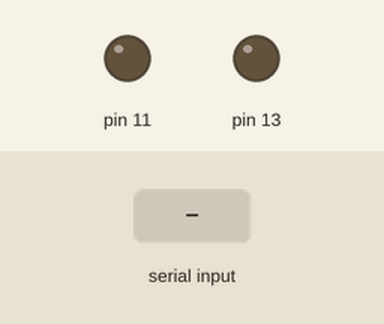
Bench run of a sketch on a simulated Arduino Uno, built with avr-gcc and run on an emulated ATmega328P. Parts: output pins drawn as LEDs (lit = HIGH). Inputs (shaded band) come from the test bench. No radio packets arrive unless stated; what the sketch prints to the serial monitor is not drawn.

Above: at 1.2 s.
1.3 s: "S" received over Serial
At 2.1 s:
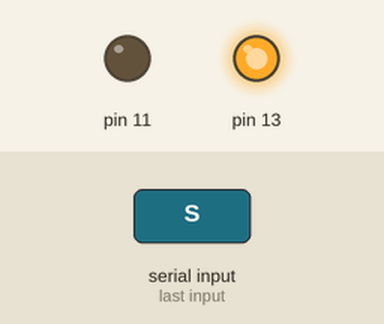
At 2.8 s:
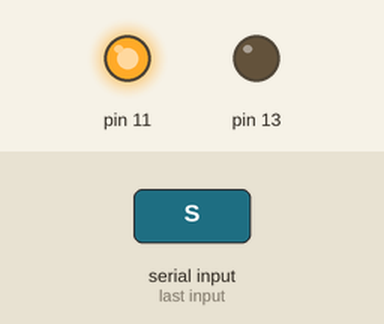
Timing chart, 0 to 5.0 s (numbered marks = the images above; inputs shaded):
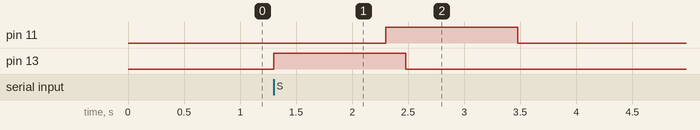

Measured:
- after the input at 1.3 s, pin 11: LOW → HIGH after 1.0 s, → LOW 1.2 s later; pin 13: LOW → HIGH at once, → LOW 1.2 s later

The sketch:

transmitter.ino
```cpp
#include <VirtualWire.h>

#define COMMAND_LEN 3
#define TRANS_TIME 3

String str;
char bell[COMMAND_LEN];

void setup()
{
  Serial.begin(115200);
  vw_set_ptt_inverted(true);
  vw_set_tx_pin(12);
  vw_setup(4000);
  pinMode(11, OUTPUT);
  pinMode(13, OUTPUT);
  digitalWrite(11, LOW);
  digitalWrite(13, LOW);
}

void loop()
{
  if (Serial.available()){
    digitalWrite(13, HIGH);
    str=Serial.readString();
    for (int i=0; i<COMMAND_LEN; ++i)
      bell[i] = str[i];
    if (bell[0] == 'S')
    {
      digitalWrite(11, HIGH);
      for (int i=0; i<TRANS_TIME; ++i)
      {
        vw_send((uint8_t*)bell, COMMAND_LEN);
        vw_wait_tx();
      }
    }
    digitalWrite(13, LOW);
    delay(1000);
  }
  else
    digitalWrite(11, LOW);

  Serial.println(' ');
}
```
